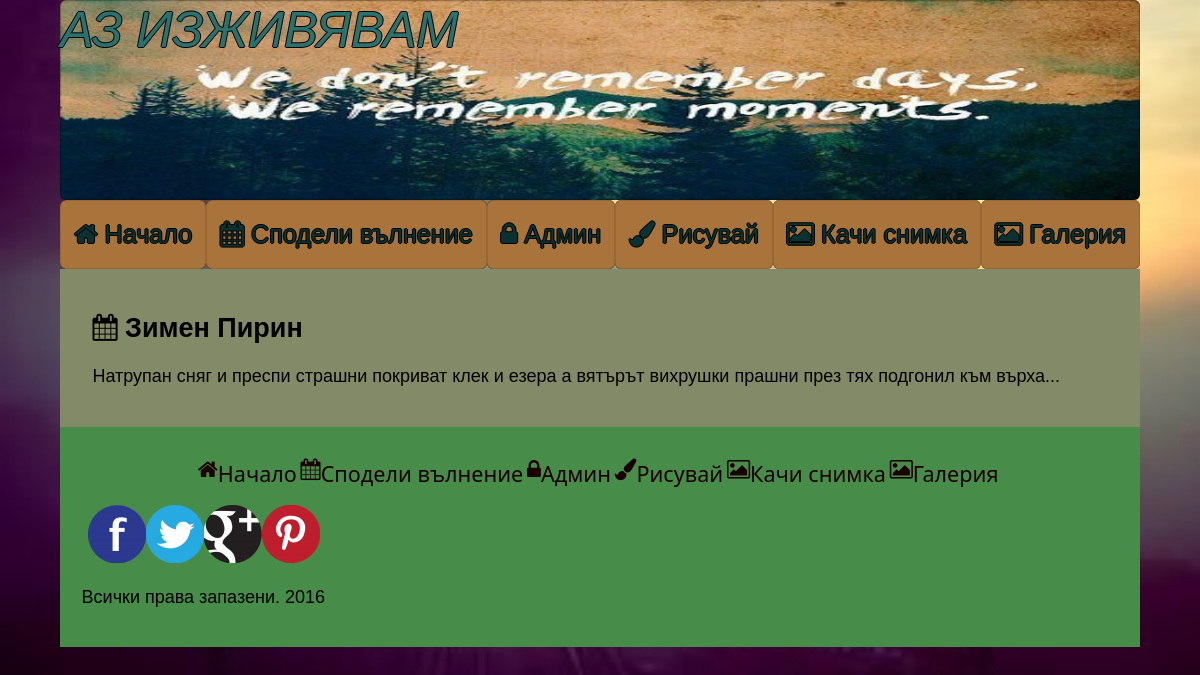
Page /admin/show/5 on the committed database.
### tables this page shows
CREATE TABLE `moment` (
  `id` int(10) NOT NULL,
  `name` varchar(300) NOT NULL,
  `category` varchar(300) NOT NULL,
  `description` text NOT NULL,
  `published` date NOT NULL,
  `date_deleted` date DEFAULT NULL
);

### application/libraries/Template.php (called while the page is built)
<?php if ( ! defined('BASEPATH')) exit('No direct script access allowed');
class Template {
		var $template_data = array();
		function set($name, $value)
		{
			$this->template_data[$name] = $value;
		}
		function load($template = '', $view = '' , $view_data = array(), $return = FALSE)
		{
			$this->CI =& get_instance();
			$this->set('contents', $this->CI->load->view($view, $view_data, TRUE));
			return $this->CI->load->view($template, $this->template_data, $return);
		}
}

### application/controllers/admin.php (called while the page is built, shortened)
<?php
class Admin extends CI_Controller
{
  public function show($id) {
    $result = $this->adminmodel->showMore($id);
    $this->template->set('title', 'Контролен панел');
      $this->template->load('layouts/default', 'admin-show', compact('result'));
  }
}

### index.php (called while the page is built, shortened)
<?php
require_once BASEPATH.'core/CodeIgniter.php';

### application/models/adminmodel.php (called while the page is built, shortened)
<?php
class adminmodel extends CI_Model
{
  function showMore ($id) {
    $result = $this->db->query("SELECT * FROM `moment` WHERE `id`=?", [$id]);
    return $result->result();
  }
}

### application/views/admin-show.php (the view)
<?php if (isset($result)): ?>
<p>
  <?php foreach ($result as $key => $value): ?>
    <h2><i class="fa fa-calendar" aria-hidden="true"></i> <?= $result[$key]->name ?></a></h2>
    <p><?= $result[$key]->description ?></p>
  <?php endforeach; ?>
</p>
<?php else: ?>
<p>Няма такъв запис.</p>
<?php endif; ?>

### assets/layout/main.css (style rules this page uses)
html { box-sizing: border-box; }
*, *::before, *::after { box-sizing: inherit; }
body { font-size: 18px; font-family: Calibri Light, Calibri, Verdana, Arial, sans-serif; background: url('../images/main-background.jpg') no-repeat fixed; background-size: 100% 100%; }

### rows in the picture
moment: name "Зимен Пирин", description "Натрупан сняг и преспи страшни покриват клек и езера а вятърът вихрушки прашни през тях подгонил към върха..."
